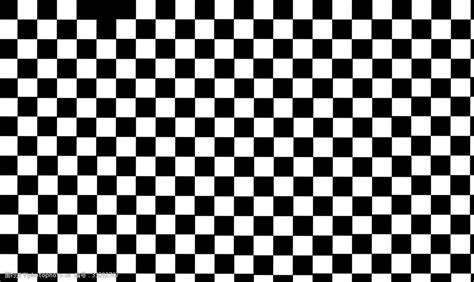
#> input picture IMG_Visual_learning/Features_Detection/OIP.jpg, 474 x 282 px
$ python '哈里斯角检测.py'
#> lines starting #> are read from the running program, lines starting #| are printed output that depends on the picture; after the words box and inside, x2 and y2 are one past the last pixel; in counts of white or black regions, pixels touching at a corner belong together
#-----------哈里斯角检测CornerHarris------------#
#✨函数：
# OpenCV有函数cv.cornerHarris()用于此目的。其参数如下：
#   img - 输入图像。应该是灰度和float32类型。
#   blockSize - 它是角检测中考虑的邻域大小
#   ksize - 所用索贝尔导数的孔径参数。
#   k - 方程中的哈里斯探测器自由参数。
import cv2 as cv
import numpy as np
import os
from PIL import Image

def imread_chinese_path(path):
    """读取包含中文路径的图片"""
    try:
        img = Image.open(path)
#> img is the input picture: PIL image 474x282 RGB; min 0, max 255, mean 124.6
        img_np = np.array(img)
        if len(img_np.shape) == 3 and img_np.shape[2] == 3:
            img_bgr = cv.cvtColor(img_np, cv.COLOR_RGB2BGR)
            return img_bgr
        return img_np
    except Exception as e:
        print(f"读取图片失败: {e}")
        return None

# 获取脚本所在目录
script_dir = os.path.dirname(os.path.abspath(__file__))

# 读取图像 - 使用绝对路径和自定义函数
img_path = os.path.join(script_dir, 'OIP.jpg')
img = imread_chinese_path(img_path)
if img is None:
    raise FileNotFoundError(f'无法读取图片: {img_path}')

gray = cv.cvtColor(img,cv.COLOR_BGR2GRAY)

# 问题2：cornerHarris 要求输入图像是 float32，这里转换是正确的，保留即可。
gray = np.float32(gray)
dst = cv.cornerHarris(gray,2,3,0.04)
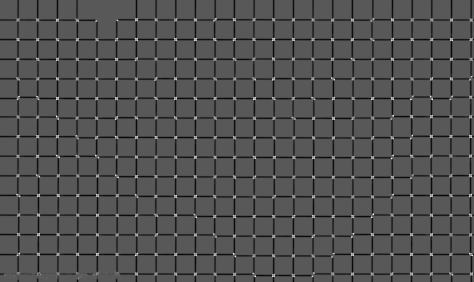
#> dst: shape (282, 474) float32; min -126375968, max 236905856, mean -9628698; drawn with min black and max white

# 问题3：dilate 的 kernel 不能传 None（静态类型检查会报重载不匹配），需要显式传入结构元素。
kernel = np.ones((3, 3), np.uint8)
dst = cv.dilate(dst, kernel)
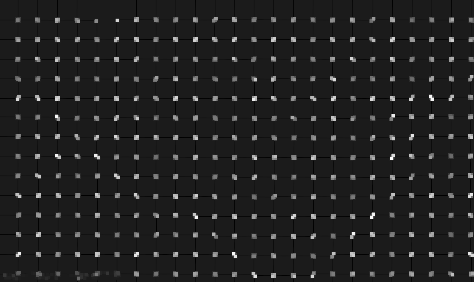
#> dst: shape (282, 474) float32; min -28902450, max 236905856, mean 7044485; drawn with min black and max white

## Threshold for an optimal value, it may vary depending on the image.
# 问题4：下面的阈值逻辑本身没有语法问题，保留原写法，仅修复前面的调用错误。
img[dst>0.01*dst.max()]=[0,0,255]
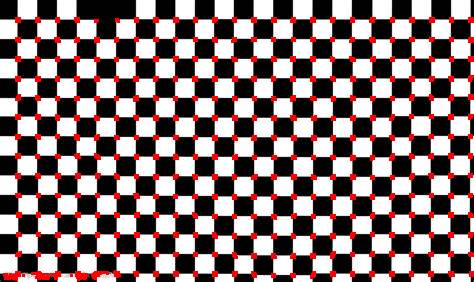
#> img: shape (282, 474, 3); 8.25% of pixels changed, all inside (x1, y1, x2, y2) = (3, 17, 474, 281)

cv.imshow('dst',img)
if cv.waitKey(0) & 0xff == 27:
#> (key Esc is pressed here)
    cv.destroyAllWindows()


#-----------亚像素级角点检测CornerSubPix------------#
filename = 'Features_Detection\\OIP.jpg'
img = cv.imread(filename)
gray = cv.cvtColor(img,cv.COLOR_BGR2GRAY)

## find Harris corners
gray = np.float32(gray)
dst = cv.cornerHarris(gray,2,3,0.04)
dst = cv.dilate(dst,None)
ret, dst = cv.threshold(dst,0.01*dst.max(),255,0)
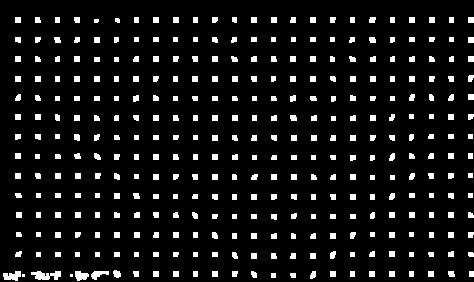
#> dst: shape (282, 474) float32; 8.3% white; 337 white regions (3 under 20 px), largest, box (x1, y1, x2, y2) and area: (31, 271, 61, 280) 180, (3, 271, 21, 281) 122, (75, 271, 89, 281) 100
#> ret = 2369058.6
dst = np.uint8(dst)

## find centroids
ret, labels, stats, centroids = cv.connectedComponentsWithStats(dst)
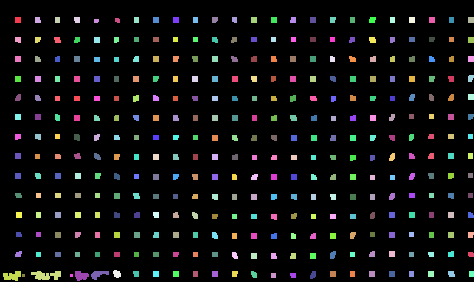
#> labels: shape (282, 474) int32; 338 distinct labels, from 0 to 337; one colour per label, 0 black
#> ret = 338; stats = 338 rows, first 6: [0, 0, 474, 282, 122640], [15, 17, 6, 6, 36], [35, 17, 6, 6, 33], [55, 17, 5, 6, 30], [74, 17, 6, 6, 34], [134, 17, 5, 6, 30]; centroids = 338 pairs, first value 11.91 to 471, second value 19.3 to 275.6

## define the criteria to stop and refine the corners
criteria = (cv.TERM_CRITERIA_EPS + cv.TERM_CRITERIA_MAX_ITER, 100, 0.001)
corners = cv.cornerSubPix(gray,np.float32(centroids),(5,5),(-1,-1),criteria)
#> corners = 338 pairs, first value 11.91 to 470.4, second value 18.69 to 275.6

## Now draw them
res = np.hstack((centroids,corners))
#> res = 338 rows, first 6: [236.4, 139.6, 233.6, 136.7], [17.5, 19.5, 17.09, 18.99], [37.27, 19.64, 36.62, 19.07], [57, 19.5, 56.41, 19.19], [76.65, 19.38, 76.29, 19.26], [136, 19.5, 135.4, 18.73]
res = res.astype(int)
#> res = 338 rows, first 6: [236, 139, 233, 136], [17, 19, 17, 18], [37, 19, 36, 19], [57, 19, 56, 19], [76, 19, 76, 19], [136, 19, 135, 18]
img[res[:,1],res[:,0]]=[0,0,255]
img[res[:,3],res[:,2]] = [0,255,0]
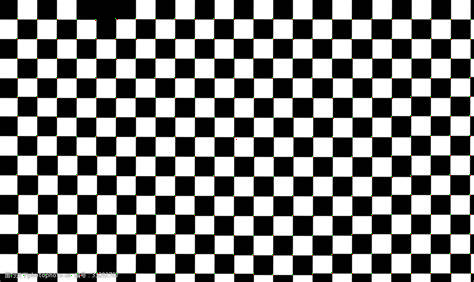
#> img: shape (282, 474, 3); mean B, G, R 124.1, 124.8, 124.7

cv.imwrite('Features_Detection/subpixel5.png',img)
